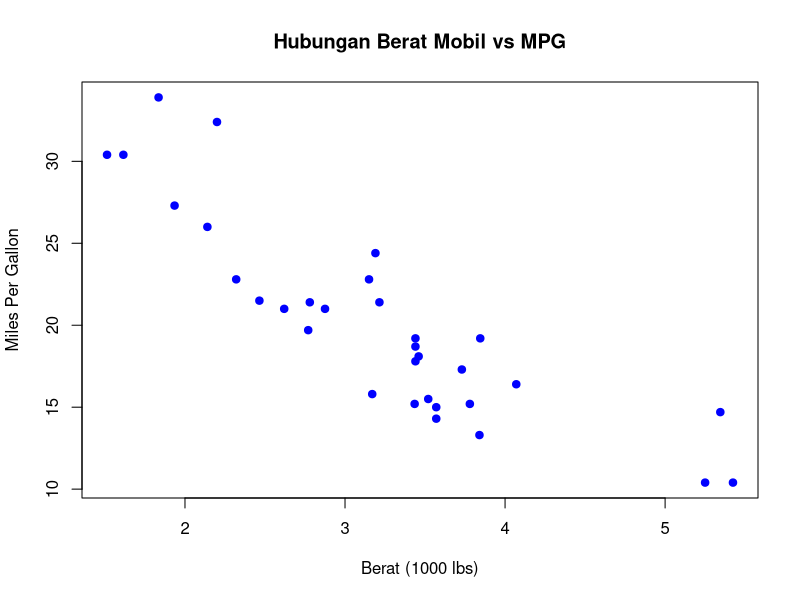

This chart was generated by the following R code:
summary(mtcars)
dim(mtcars)

high_power <- subset(mtcars, hp > 100)
summary(high_power)

sorted_cars <- mtcars[order(mtcars$mpg), ]
summary(sorted_cars)

new_column <- mtcars$wt / mtcars$hp
summary(new_column)

cor(mtcars$mpg, mtcars$wt)

aggregate(mpg ~ cyl, data = mtcars, mean)

t.test(mpg ~ am, data = mtcars)

plot(mtcars$wt, mtcars$mpg, 
     main="Hubungan Berat Mobil vs MPG",
     xlab="Berat (1000 lbs)", 
     ylab="Miles Per Gallon", 
     pch=19, col="blue")
